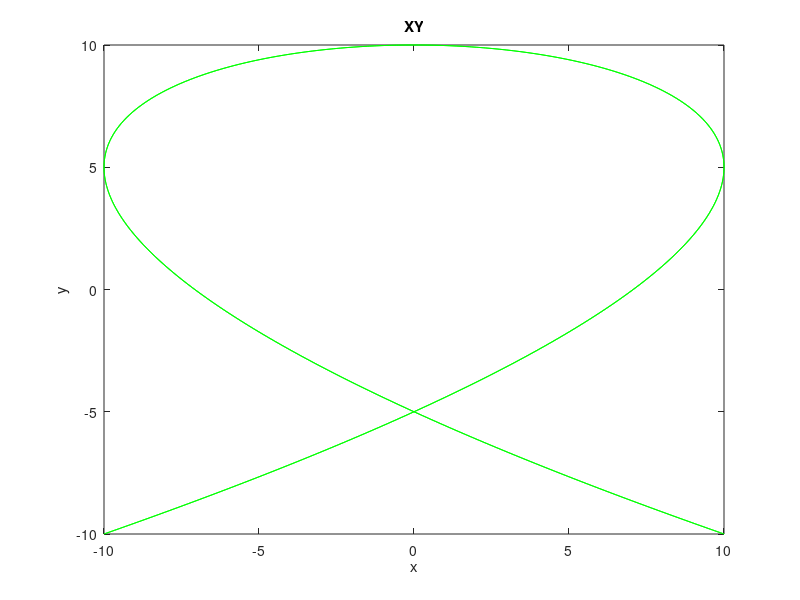
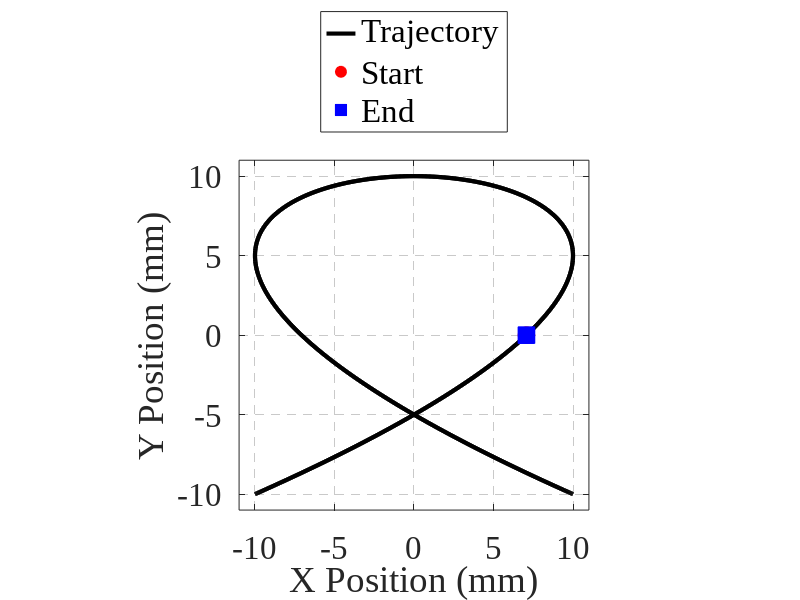

Write MATLAB code to recreate these figures, in order.
% 이름   : xy_plot_example
% 용도   : plot-style xy-plot 케이스 — before/after 비교 예제 (동일 단위 궤적, axis equal)
% 작성자 : REM2 / 2026
% 사용법 : MATLAB에서 직접 실행 (외부 데이터 불필요). image_fig/에 PNG 저장
% 의존성 : 없음 (기본 MATLAB)

%% 합성 데이터 — Lissajous 궤적 (x, y 모두 변위 mm, 동일 스케일)
clear; clc;
tt = linspace(0, 2*pi, 800);
A  = 10;  B = 10;                           % 진폭 (mm)
xPos = A*sin(3*tt + pi/4);                  % X 변위 (mm)
yPos = B*sin(2*tt);                         % Y 변위 (mm)

%% 출력 폴더
thisDir = fileparts(mfilename('fullpath'));
outDir  = fullfile(thisDir, 'image_fig');
if ~exist(outDir, 'dir'); mkdir(outDir); end

%% ── BEFORE — 흔한 문제: 종횡비 왜곡(axis equal 없음), 라벨/단위 없음, 얇은 선, shorthand, grid 없음
figBefore = figure('Name', 'xy-plot BEFORE');
plot(xPos, yPos, 'g');                      % 얇은 기본 선 + shorthand 색, 비등방 → 형상 왜곡
xlabel('x');                                % 단위 없음
ylabel('y');
title('XY');
exportgraphics(figBefore, fullfile(outDir, 'xy_plot_before.png'), 'Resolution', 300);

%% ── AFTER — plot-style Common + xy-plot 케이스 적용 (동일 단위 → axis equal)
fontSize  = 24;  fontName = 'Times New Roman';  lineWidth = 3.0;
gridStyle = '--';  gridAlpha = 0.25;
colorOrder = [0 0 0; 1 0 0; 0 0 1];

figAfter = figure('Name', 'xy-plot AFTER', 'Color', 'w', ...
                  'Units', 'pixels', 'Position', [100 100 720 720]);
ax = axes('Parent', figAfter);

hPath = plot(ax, xPos, yPos, 'LineStyle', '-', 'Color', colorOrder(1,:), 'LineWidth', lineWidth);
hold(ax, 'on');
% 시작/끝 마커로 진행 방향 표시
hStart = plot(ax, xPos(1),   yPos(1),   'LineStyle', 'none', 'Marker', 'o', ...
              'MarkerSize', 12, 'MarkerFaceColor', colorOrder(2,:), 'MarkerEdgeColor', colorOrder(2,:));
hEnd   = plot(ax, xPos(end), yPos(end), 'LineStyle', 'none', 'Marker', 's', ...
              'MarkerSize', 12, 'MarkerFaceColor', colorOrder(3,:), 'MarkerEdgeColor', colorOrder(3,:));

xlabel(ax, 'X Position (mm)');              % 단위 괄호
ylabel(ax, 'Y Position (mm)');
axis(ax, 'equal');                          % 동일 물리 단위 → 등방 스케일 (형상 보존)
xlim(ax, [-1.1*A, 1.1*A]);
ylim(ax, [-1.1*B, 1.1*B]);
set(ax, 'FontSize', fontSize, 'FontName', fontName, 'Box', 'on', ...
        'XGrid', 'on', 'YGrid', 'on', 'GridLineStyle', gridStyle, 'GridAlpha', gridAlpha);
legend(ax, [hPath, hStart, hEnd], {'Trajectory', 'Start', 'End'}, ...
       'Location', 'northoutside', 'NumColumns', 1, ...   % 3개 항목(1–3) → 1열
       'FontSize', fontSize, 'FontName', fontName);
exportgraphics(figAfter, fullfile(outDir, 'xy_plot_after.png'), 'Resolution', 300);

disp('xy_plot_example: before/after PNG 저장 완료 → image_fig/');
